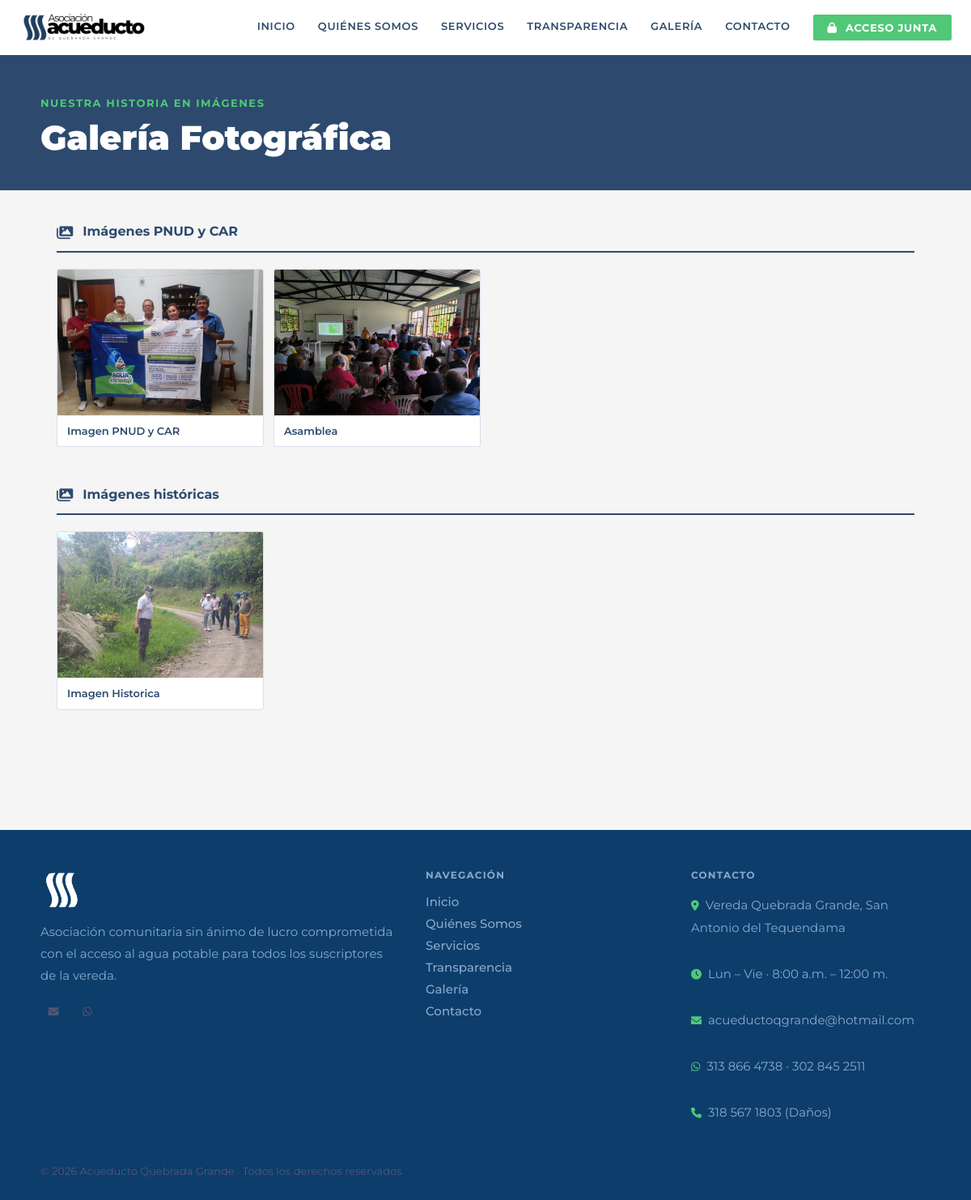
Screenshot of /galeria with the database file from the repository.
### app.py (models this page shows)
class Foto(db.Model):
    id = db.Column(db.Integer, primary_key=True)
    categoria = db.Column(db.String(200), nullable=False)
    descripcion = db.Column(db.String(200), nullable=True)
    ruta = db.Column(db.String(200), nullable=False)
    fecha = db.Column(db.DateTime, default=datetime.now)

### app.py (the view)
@app.route('/galeria')
def galeria():
    fotos = Foto.query.order_by(Foto.categoria, Foto.id.desc()).all()
    return render_template('galeria.html', fotos=fotos)

### app.py (called while the page is built)
@app.after_request
def set_headers(response):
    response.headers['X-Frame-Options'] = 'SAMEORIGIN'
    response.headers['Content-Security-Policy'] = "frame-src 'self' https://www.google.com https://maps.google.com https://www.google.com/maps/"
    return response

### templates/galeria.html (shortened to what this page needs)
{% extends "base.html" %}
{% block content %}
<div style="background:#2d4a6e; padding:48px 24px 40px;">
    <div style="max-width:1100px; margin:0 auto;">
        <p style="font-size:13px; font-weight:700; letter-spacing:0.12em; text-transform:uppercase; color:#50C878; margin-bottom:10px;">Nuestra historia en imágenes</p>
        <h1 style="font-size:clamp(28px,4vw,42px); font-weight:900; color:#fff; line-height:1.2;">Galería Fotográfica</h1>
    </div>
</div>
<div class="container">
    {% if fotos %}
        {% set categorias = fotos | map(attribute='categoria') | unique | list %}
        {% for cat in categorias %}
        <div style="margin-bottom:48px;">
            <div style="display:flex; align-items:center; gap:12px; margin-bottom:20px; padding-bottom:12px; border-bottom:2px solid #2d4a6e;">
                <i class="fas fa-images" style="color:#2d4a6e; font-size:18px;"></i>
                <h2 style="font-size:16px; font-weight:700; color:#2d4a6e; line-height:1.4;">{{ cat }}</h2>
            </div>
            <div style="display:grid; grid-template-columns:repeat(auto-fill, minmax(220px,1fr)); gap:12px;">
                {% for foto in fotos if foto.categoria == cat %}
                <div onclick="abrirFoto('{{ url_for('static', filename='uploads/' ~ foto.ruta) }}', '{{ foto.descripcion | e }}', '{{ cat | e }}')"
                    style="cursor:pointer; border-radius:3px; overflow:hidden; border:1px solid #ddddee; background:#fff; transition:transform 0.2s, box-shadow 0.2s;"
                    onmouseover="this.style.transform='scale(1.02)';this.style.boxShadow='0 6px 20px rgba(0,0,0,0.12)'"
                    onmouseout="this.style.transform='scale(1)';this.style.boxShadow='none'">
                    <img src="{{ url_for('static', filename='uploads/' ~ foto.ruta) }}"
                        alt="{{ foto.descripcion or cat }}"
                        style="width:100%; height:180px; object-fit:cover; display:block;"
                        loading="lazy">
                    {% if foto.descripcion %}
                    <div style="padding:10px 12px;">
                        <p style="font-size:13px; font-weight:600; color:#2d4a6e; line-height:1.4;">{{ foto.descripcion }}</p>
                    </div>
                    {% endif %}
                </div>
                {% endfor %}
            </div>
        </div>
        {% endfor %}
    {% endif %}
</div>
{% endblock %}

### static/css/style.css (style rules this page uses)
* { box-sizing: border-box; margin: 0; padding: 0; }
:root { --marino: #1a6fa8; --marino2: #1a6fa8; --dorado: #50C878; --verde: #4A90E2; --verde2: #3a7acc; --gris: #F5F5F5; --texto: #333333; --suave: #444466; }
body { font-family: 'Montserrat', sans-serif; font-size: 17px; background: var(--gris); color: var(--texto); display: flex; flex-direction: column; min-height: 100vh; }
.container { max-width: 1100px; margin: 0 auto; padding: 40px 20px; }

### rows the page displays
Foto: categoria "Imágenes PNUD y CAR", ruta (picture), descripcion "Imagen PNUD y CAR"
Foto: ruta (picture), descripcion "Asamblea"
Foto: categoria "Imágenes históricas", ruta (picture), descripcion "Imagen Historica"
